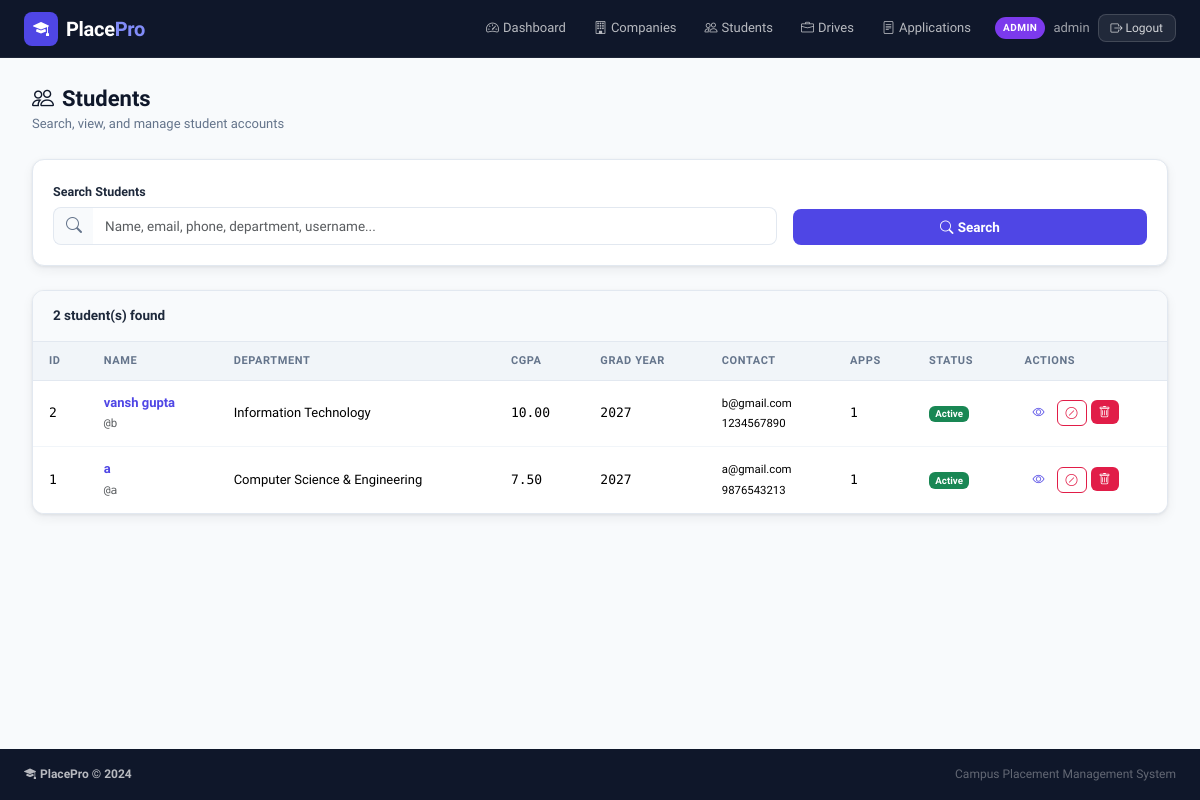
/admin/students (signed in), run on the app's committed database.
### tables this page shows
CREATE TABLE users (
        id INTEGER PRIMARY KEY AUTOINCREMENT,
        username TEXT UNIQUE NOT NULL,
        email TEXT UNIQUE NOT NULL,
        password_hash TEXT NOT NULL,
        role TEXT NOT NULL,
        is_active INTEGER DEFAULT 1,
        created_at TEXT DEFAULT (datetime('now'))
    );

CREATE TABLE students (
        id INTEGER PRIMARY KEY AUTOINCREMENT,
        user_id INTEGER UNIQUE NOT NULL REFERENCES users(id) ON DELETE CASCADE,
        full_name TEXT NOT NULL,
        email TEXT,
        phone TEXT,
        department TEXT,
        cgpa REAL DEFAULT 0.0,
        graduation_year INTEGER,
        skills TEXT,
        address TEXT,
        resume_filename TEXT,
        is_blacklisted INTEGER DEFAULT 0,
        created_at TEXT DEFAULT (datetime('now'))
    );

### app.py (the view)
@app.route('/admin/students')
@login_required
@admin_required
def admin_students():
    search = request.args.get('search', '').strip()
    sql = """SELECT s.*, u.username,
             (SELECT COUNT(*) FROM applications a WHERE a.student_id=s.id) app_count
             FROM students s JOIN users u ON u.id=s.user_id WHERE 1=1"""
    args = []
    if search:
        sql += " AND (s.full_name LIKE ? OR s.email LIKE ? OR s.phone LIKE ? OR s.department LIKE ? OR u.username LIKE ?)"
        args += [f'%{search}%'] * 5
    sql += " ORDER BY s.created_at DESC"
    students = query(sql, args)
    return render_template('admin/students.html', students=students, search=search)

### app.py (called while the page is built)
def get_db():
    if 'db' not in g:
        g.db = sqlite3.connect(DATABASE)
        g.db.row_factory = sqlite3.Row
        g.db.execute("PRAGMA foreign_keys = ON")
    return g.db

def query(sql, args=(), one=False):
    cur = get_db().execute(sql, args)
    rv = cur.fetchall()
    return (rv[0] if rv else None) if one else rv

def current_user():
    uid = session.get('user_id')
    if uid is None:
        return None
    return query("SELECT * FROM users WHERE id=?", [uid], one=True)

def login_required(f):
    @wraps(f)
    def dec(*a, **kw):
        if not session.get('user_id'):
            flash('Please log in to access this page.', 'warning')
            return redirect(url_for('login'))
        return f(*a, **kw)
    return dec

def admin_required(f):
    @wraps(f)
    def dec(*a, **kw):
        u = current_user()
        if not u or u['role'] != 'admin':
            flash('Admin access required.', 'danger')
            return redirect(url_for('login'))
        return f(*a, **kw)
    return dec

@app.context_processor
def inject_user():
    u = current_user()
    return dict(current_user=u)

### templates/admin/students.html (shortened to what this page needs)
{% extends "base.html" %}
{% block content %}
<div class="pp-page">
  <div class="pp-page-header">
    <div><h4 class="pp-page-title"><i class="bi bi-people me-2"></i>Students</h4><p class="pp-page-sub">Search, view, and manage student accounts</p></div>
  </div>
  <div class="pp-card mb-4">
    <div class="pp-card-body">
      <form method="GET" class="row g-3 align-items-end">
        <div class="col-md-8">
          <label class="form-label pp-label">Search Students</label>
          <div class="input-group pp-input-group">
            <span class="input-group-text"><i class="bi bi-search"></i></span>
            <input type="text" name="search" value="{{ search }}" class="form-control pp-input" placeholder="Name, email, phone, department, username..."/>
          </div>
        </div>
        <div class="col-md-4"><button type="submit" class="btn btn-pp-primary w-100"><i class="bi bi-search me-1"></i>Search</button></div>
      </form>
    </div>
  </div>
  <div class="pp-card">
    <div class="pp-card-header">{{ students|length }} student(s) found</div>
    <div class="pp-card-body p-0">
      {% if students %}
      <div class="table-responsive">
        <table class="table pp-table mb-0">
          <thead><tr><th>ID</th><th>Name</th><th>Department</th><th>CGPA</th><th>Grad Year</th><th>Contact</th><th>Apps</th><th>Status</th><th>Actions</th></tr></thead>
          <tbody>
            {% for s in students %}
            <tr class="{% if s['is_blacklisted'] %}table-danger-light{% endif %}">
              <td class="mono">{{ s['id'] }}</td>
              <td><a href="{{ url_for('admin_student_detail', sid=s['id']) }}" class="fw-600 pp-link">{{ s['full_name'] }}</a><br><small class="mono text-muted">@{{ s['username'] }}</small></td>
              <td>{{ s['department'] or '—' }}</td>
              <td class="mono">{{ '%.2f'|format(s['cgpa']) if s['cgpa'] else '—' }}</td>
              <td class="mono">{{ s['graduation_year'] or '—' }}</td>
              <td><small>{{ s['email'] or '—' }}<br>{{ s['phone'] or '—' }}</small></td>
              <td class="mono">{{ s['app_count'] }}</td>
              <td>{% if s['is_blacklisted'] %}<span class="badge bg-danger">Blacklisted</span>{% else %}<span class="badge bg-success">Active</span>{% endif %}</td>
              <td>
                <div class="d-flex gap-1">
                  <a href="{{ url_for('admin_student_detail', sid=s['id']) }}" class="btn btn-xs btn-outline-pp" title="View"><i class="bi bi-eye"></i></a>
                  <form method="POST" action="{{ url_for('admin_blacklist_student', sid=s['id']) }}" class="d-inline">
                    <button class="btn btn-xs {% if s['is_blacklisted'] %}btn-secondary{% else %}btn-outline-danger{% endif %}" title="{% if s['is_blacklisted'] %}Unblacklist{% else %}Blacklist{% endif %}">
                      <i class="bi bi-{% if s['is_blacklisted'] %}unlock{% else %}slash-circle{% endif %}"></i>
                    </button>
                  </form>
                  <form method="POST" action="{{ url_for('admin_delete_student', sid=s['id']) }}" class="d-inline" onsubmit="return confirm('Delete {{ s['full_name'] }}?')">
                    <button class="btn btn-xs btn-danger" title="Delete"><i class="bi bi-trash"></i></button>
                  </form>
                </div>
              </td>
            </tr>
            {% endfor %}
          </tbody>
        </table>
      </div>
      {% else %}<div class="pp-empty"><i class="bi bi-people fs-1 text-muted"></i><br>No students found.</div>{% endif %}
    </div>
  </div>
</div>
{% endblock %}

### templates/base.html (shortened to what this page needs)
<!DOCTYPE html>
<html lang="en">
<head>
  <link rel="stylesheet" href="https://cdn.jsdelivr.net/npm/bootstrap@5.3.2/dist/css/bootstrap.min.css"/>
  <link rel="stylesheet" href="https://cdn.jsdelivr.net/npm/bootstrap-icons@1.11.3/font/bootstrap-icons.min.css"/>
  <link rel="stylesheet" href="{{ url_for('static', filename='css/style.css') }}"/>
</head>
<body>
<nav class="navbar navbar-expand-lg pp-navbar sticky-top">
  <div class="container-fluid px-4">
    <a class="navbar-brand d-flex align-items-center gap-2" href="{{ url_for('index') }}">
      <span class="brand-icon"><i class="bi bi-mortarboard-fill"></i></span>
      <span class="brand-text">Place<span class="brand-accent">Pro</span></span>
    </a>
    <div class="collapse navbar-collapse" id="navMain">
      <ul class="navbar-nav ms-auto align-items-center gap-1">
        {% if current_user %}
          {% if current_user['role'] == 'admin' %}
            <li class="nav-item"><a class="nav-link" href="{{ url_for('admin_dashboard') }}"><i class="bi bi-speedometer2 me-1"></i>Dashboard</a></li>
            <li class="nav-item"><a class="nav-link" href="{{ url_for('admin_companies') }}"><i class="bi bi-building me-1"></i>Companies</a></li>
            <li class="nav-item"><a class="nav-link" href="{{ url_for('admin_students') }}"><i class="bi bi-people me-1"></i>Students</a></li>
            <li class="nav-item"><a class="nav-link" href="{{ url_for('admin_drives') }}"><i class="bi bi-briefcase me-1"></i>Drives</a></li>
            <li class="nav-item"><a class="nav-link" href="{{ url_for('admin_applications') }}"><i class="bi bi-file-text me-1"></i>Applications</a></li>
          {% elif current_user['role'] == 'company' %}
            <li class="nav-item"><a class="nav-link" href="{{ url_for('company_dashboard') }}"><i class="bi bi-speedometer2 me-1"></i>Dashboard</a></li>
            <li class="nav-item"><a class="nav-link" href="{{ url_for('company_create_drive') }}"><i class="bi bi-plus-circle me-1"></i>New Drive</a></li>
          {% endif %}
          <li class="nav-item ms-2">
            <div class="d-flex align-items-center gap-2">
              <span class="role-badge role-{{ current_user['role'] }}">{{ current_user['role']|upper }}</span>
              <span class="nav-username">{{ current_user['username'] }}</span>
              <a href="{{ url_for('logout') }}" class="btn btn-sm btn-logout">
                <i class="bi bi-box-arrow-right"></i> Logout
              </a>
            </div>
          </li>
        {% endif %}
      </ul>
    </div>
  </div>
</nav>
<main class="pp-main">
  {% block content %}{% endblock %}
</main>
<footer class="pp-footer mt-auto">
  <div class="container-fluid px-4">
    <div class="d-flex flex-wrap justify-content-between align-items-center py-3">
      <span class="footer-brand"><i class="bi bi-mortarboard-fill me-1"></i>PlacePro &copy; {{ 2024 }}</span>
      <span class="footer-sub">Campus Placement Management System</span>
    </div>
  </div>
</footer>
</body>
</html>

### data on the page
users: role "ADMIN", username "admin"
students: id "2", full_name "vansh gupta", username "b", department "Information Technology", cgpa "10.00", graduation_year "2027", email "b@gmail.com", phone "1234567890", app_count "1", is_blacklisted "Active"
students: id "1", full_name "a", username "a", department "Computer Science & Engineering", cgpa "7.50", graduation_year "2027", email "a@gmail.com", phone "9876543213", app_count "1", is_blacklisted "Active"

### other printed values
{{ students|length }} "2"
{{ 2024 }} "2024"
